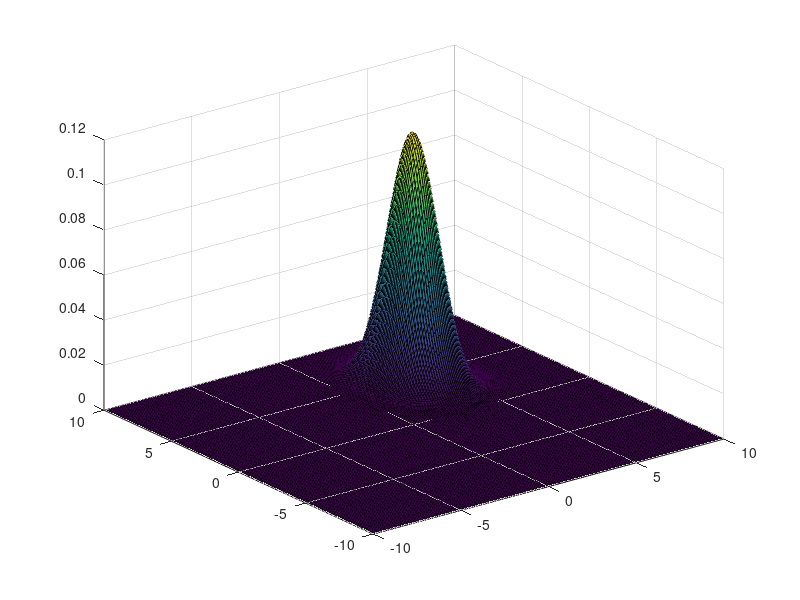

This figure's MATLAB source:
%% Assignment 3 | Gaussian Plot

format long;

clear;
clf;

meanVec = [ 3 4 ];
covMat  = [ 1 0 ;
            0 2 ];
        
        
% based on example on https://nl.mathworks.com [...
% /help/stats/multivariate-normal-distribution.html
[X1, X2] = meshgrid(-10:0.1:10, -10:0.1:10);        
F = mvnpdf([X1(:) X2(:)],meanVec,covMat);
F = reshape(F,201,201);
surf((-10:.1:10),(-10:.1:10),F);

%%
% Mahalanobis Distance ?!?!?!?!?!?!?!
d_1010 = mahal([10 10]', meanVec');
disp(d_1010);

d_0_0 = mahal([0 0]', meanVec');
disp(d_0_0);

d_3_4 = mahal([3 4]', meanVec');
disp(d_3_4);

d_6_8 = mahal([6 8]', meanVec');
disp(d_6_8);